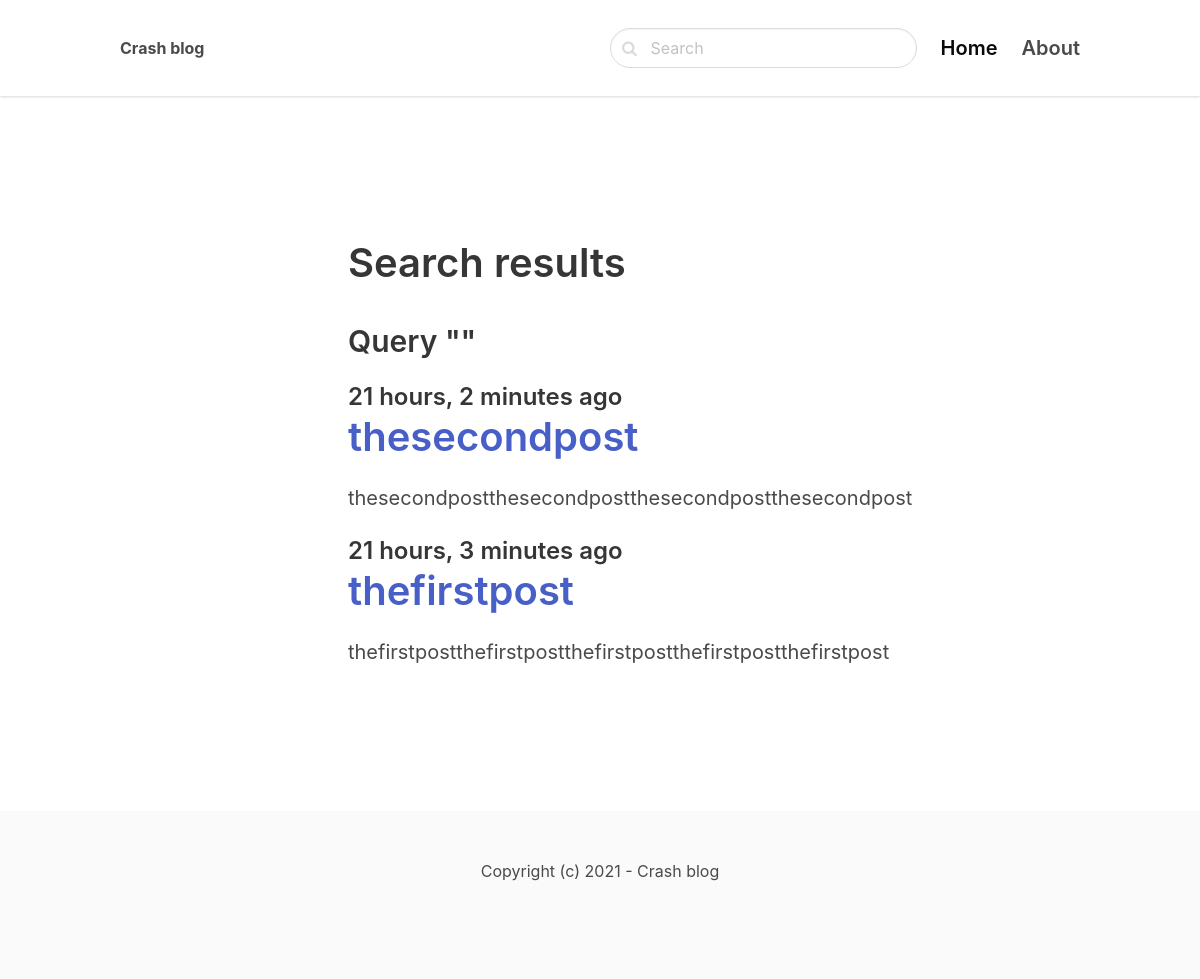
The app's page /search/ with its own data.
### core/models.py (models this page shows, shortened)
class Post(models.Model):
    category = models.ForeignKey('Category', related_name='posts', on_delete=models.CASCADE)
    title = models.CharField(max_length=255)
    slug = models.SlugField()
    intro = models.TextField()
    body = models.TextField()
    created_at = models.DateTimeField(auto_now_add=True)
    is_published = models.BooleanField(default=True)
    image = models.ImageField(upload_to='media/', blank=True, null=True)
    class Meta:
        verbose_name = 'Post'
        verbose_name_plural = 'Posts'
        ordering = ('-created_at',)

### core/views.py (the view)
# urls.py: path('search/', search, name='search'),
def search(request):
    query = request.GET.get('query', '')
    posts = Post.objects.filter(is_published=True).filter(Q(title__icontains=query) | Q(body__icontains=query))
    context = {
        'posts': posts,
        'query': query,
    }
    return render(request, 'core/search.html', context)

### core/templates/core/search.html (shortened to what this page needs)
{% extends 'core/base.html' %}
{% block content %}
<section class="hero">
    <div class="hero-body">
        <div class="container">
            <section class="section">
                <div class="columns">
                    <div class="column is-8 is-offset-2">
                        <div class="content is-medium">
                            <h1>Search results</h1>
                            <h3>Query "{{ query }}"</h3>
                        </div>
                        {% for post in posts %}
                        <div class="content is-medium">
                                <h2 class="subtitle is-4">{{ post.created_at|timesince }} ago</h2>
                                <h1 class="title"><a href="{% url 'detail' post.category.slug post.slug %}">{{ post.title }}</a></h1>
                                <p>{{ post.intro }}</p>
                        </div>
                        {% empty %}
                        <div class="content">
                            <p>No result for the given query...</p>
                        </div>
                        {% endfor %}
                    </div>
                </div>
            </section>
        </div>
    </div>
</section>
{% endblock %}

### records on screen
Post: created_at "21 hours, 2 minutes", title "thesecondpost", intro "thesecondpostthesecondpostthesecondpostthesecondpost"
Post: created_at "21 hours, 3 minutes", title "thefirstpost", intro "thefirstpostthefirstpostthefirstpostthefirstpostthefirstpost"
